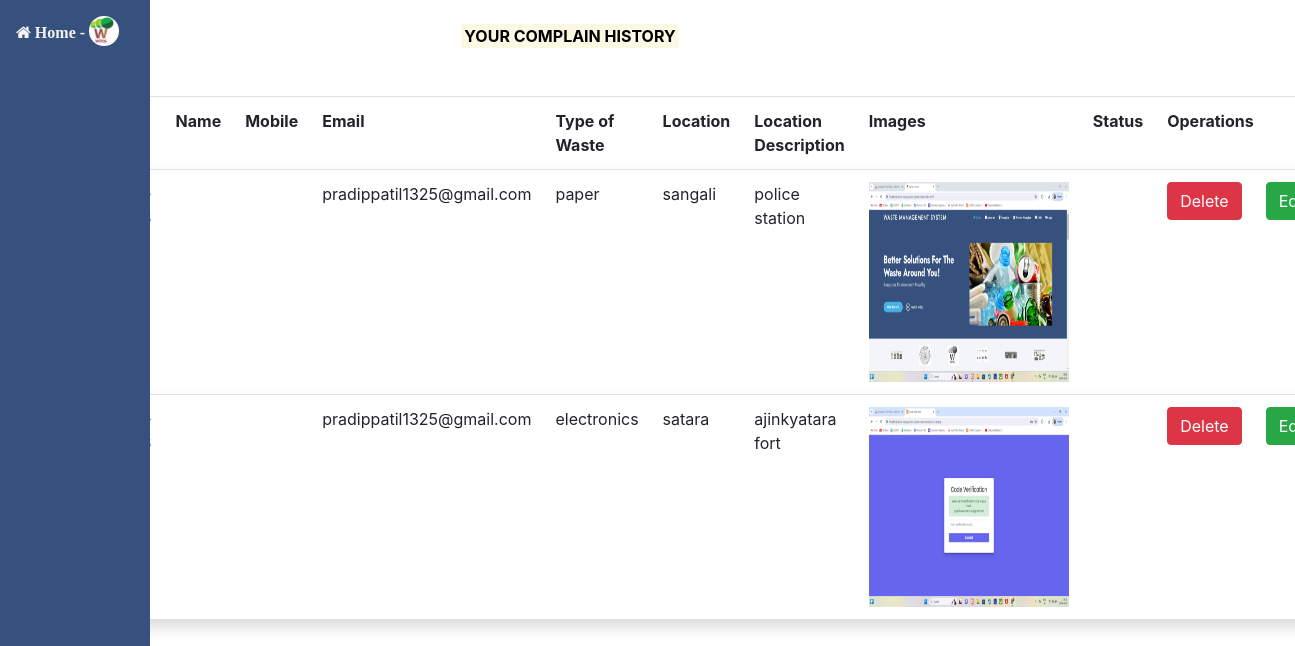
The app's page /waste-management-system-main/adminlogin/welcome.php (signed in) with its own data.
### tables this page shows
CREATE TABLE `garbageinfo` (
  `GarbageId` int(11) NOT NULL,
  `centerid` int(11) DEFAULT NULL,
  `email` varchar(255) NOT NULL,
  `wastetype` varchar(255) NOT NULL,
  `subwastetype` varchar(255) NOT NULL,
  `scheduledate` date DEFAULT NULL,
  `timeslot` varchar(255) NOT NULL,
  `location` varchar(255) NOT NULL,
  `locationdescription` varchar(255) NOT NULL,
  `weight` decimal(10,3) NOT NULL,
  `probable_cost` decimal(10,2) NOT NULL,
  `file` blob NOT NULL,
  `date` date DEFAULT current_timestamp(),
  `wstatus` varchar(25) DEFAULT NULL,
  `accepteddate` date DEFAULT NULL
);

### waste-management-system-main/adminlogin/welcome.php (the view, shortened to what this page needs)
<!DOCTYPE html>
<html>
   <head>
      <link rel="stylesheet" href="https://stackpath.bootstrapcdn.com/bootstrap/4.5.2/css/bootstrap.min.css">
      <link rel="stylesheet" href="https://cdnjs.cloudflare.com/ajax/libs/font-awesome/4.7.0/css/font-awesome.min.css">
      <link rel="stylesheet" href="https://maxcdn.bootstrapcdn.com/bootstrap/4.0.0/css/bootstrap.min.css">
   </head>
   <body>
   <div class="sidebar">
  <a href="http://localhost/EmailVerification/index.html"  class="fa fa-home"><strong> Home - <img src="Capture.PNG" alt="LOGO"heigth='30'width='30'class='logo1'>
 </strong></a>
</div><br>
    <div class="container"id="ch"> <b><mark> YOUR COMPLAIN HISTORY </mark></b></div>
      <div class="container">
      <table  cellspacing:="10" class='table' >
             <br><br>
             <tr>
                 <th>Date</th>
                 <th>Name</th>
                 <th>Mobile</th>
                 <th>Email</th>
                 <th>Type of Waste</th>
                 <th>Location</th>
                 <th>Location Description</th>
                 <th>Images</th>
                 <th>Status</th>
                 <th colspan="2" align="center">Operations</th>
                 <tr><br>
   <?php
   require_once "../controllerUserData.php";
$sessionEmail = $_SESSION['email'];
   $hostForImage ="http://localhost/EmailVerification/phpGmailSMTP/upload/";
   $query = "select * from garbageinfo where email = '$sessionEmail' ";
   $data = mysqli_query($db,$query);
   $total = mysqli_num_rows($data);
   if($total!=0) {
      while($result=mysqli_fetch_assoc($data)){
     echo "
           <tr class='shadow p-3 mb-5 bg-white rounded'>
               <td>   ".$result['date']." </td>
               <td>   ".$result['name']." </td>
               <td>   ".$result['mobile']."  </td>
               <td>   ".$result['email']." </td>
               <td>   ".$result['wastetype']." </td>
               <td>   ".$result['location']." </td>
               <td>   ".$result['locationdescription']."  </td>
               <td><a href = '".$hostForImage.$result['file']. "'><img src = '".$hostForImage.$result['file']. " 'height='200'width='200'/></a> </td>
               <td>   ".$result['status']." </td>
               <td><a href = 'delete.php?i=$result[Id] 'class='btn btn-danger'data-toggle='modal' data-target='#exampleModalCenter' onclick='modalLauch(".$result['Id'].")'>Delete</a></td>
              <td> <a href = 'update.php?i=$result[Id]&n=$result[name]&mbl=$result[mobile]&em=$result[email]&wt=$result[wastetype]&lo= $result[location]&lod=$result[locationdescription]&f=$result[file]&d=$result[date]' class='btn btn-success'>Edit</a></td>
           </tr> ";
      }
   }
?>
</table>
</div>
</body>
</html>

### waste-management-system-main/adminlogin/welcome.php (style rules this page uses)
body { margin: 0; font-family: "Lato", sans-serif; }
.sidebar { margin: 0; padding: 0; width: 150px; background-color: #37517e; position: fixed; height: 100%; overflow: auto; }
.sidebar a { display: block; color: white; padding: 16px; text-decoration: none; }
.logo1 { border-radius :50%; }
#ch { position: fixed; text-align: center; overflow: hidden; }

### records on screen
garbageinfo: email "pradippatil1325@gmail.com", wastetype "paper", location "sangali", locationdescription "police station", file (picture)
garbageinfo: email "pradippatil1325@gmail.com", wastetype "electronics", location "satara", locationdescription "ajinkyatara fort", file (picture)
